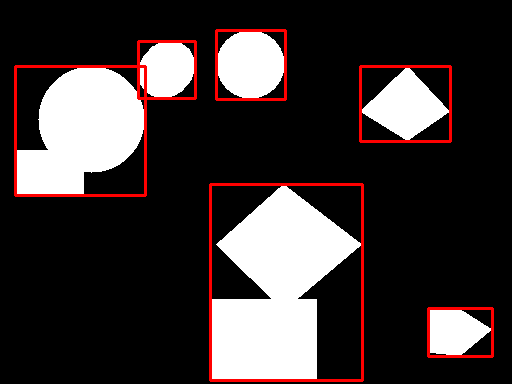
#> input picture output_images/simple/detected_mask.png, 512 x 384 px
$ python object_detector_simple.py -m output_images/simple/detected_mask.png -i output_images/simple/detected_mask.png
#> lines starting #> are read from the running program, lines starting #| are printed output that depends on the picture; after the words box and inside, x2 and y2 are one past the last pixel; in counts of white or black regions, pixels touching at a corner belong together
import os
import argparse
import cv2
import numpy as np
from skimage import measure


def detect_from_mask(mask_path, image_path=None, out_path="output_images/simple/detected_mask.png", min_area=20):
    """
    Extracts bounding boxes from a binary segmentation mask using Connected Component Labeling.
    """
#> called with mask_path = 'output_images/simple/detected_mask.png', image_path = 'output_images/simple/detected_mask.png', out_path = 'output_images/simple/detected_mask.png', min_area = 20
    if not os.path.isfile(mask_path):
        raise FileNotFoundError(f"Mask file not found: {mask_path}")

    # Read mask as grayscale
    mask = cv2.imread(mask_path, cv2.IMREAD_GRAYSCALE)
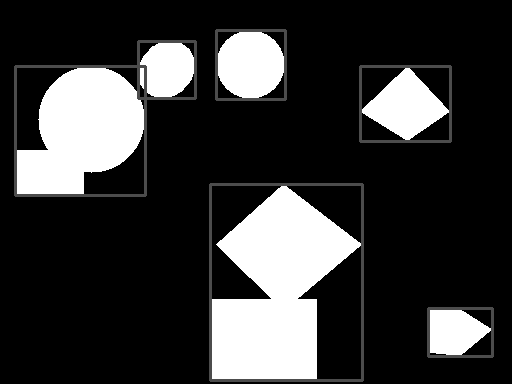
#> mask: shape (384, 512); min 0, max 255, mean 54.7
    if mask is None:
        raise ValueError(f"Could not read mask image from '{mask_path}'.")

    # Ensure binary format (0 or 1)
    mask_bin = (mask > 0).astype(np.uint8)
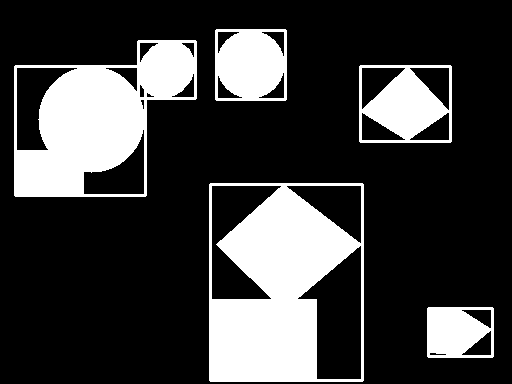
#> mask_bin: shape (384, 512); values 0 (black) and 1 (white), 23.9% white; 5 white regions

    # Connected component labeling (8-connectivity)
    labels = measure.label(mask_bin, connectivity=2)
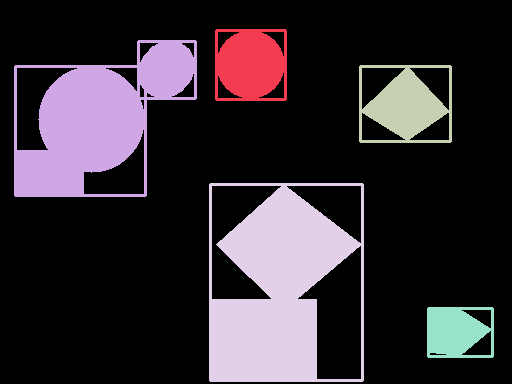
#> labels: shape (384, 512) int64; 6 distinct labels, from 0 to 5; one colour per label, 0 black
    props = measure.regionprops(labels)
#> props = 5 regions; box (x1, y1, x2, y2) and area: (209, 183, 364, 382) 19603, (14, 40, 197, 197) 15770, (215, 29, 287, 101) 4411, (359, 65, 452, 143) 4361, (427, 307, 494, 358) 2757

    # Base image for drawing bounding boxes
    if image_path is None:
        img = cv2.cvtColor(mask_bin * 255, cv2.COLOR_GRAY2BGR)
    else:
        if not os.path.isfile(image_path):
            raise FileNotFoundError(f"Image file not found: {image_path}")
        img = cv2.imread(image_path)
#> img is the input picture: shape (384, 512, 3); mean B, G, R 52, 52, 60.8
        if img is None:
            raise ValueError(f"Could not read image from '{image_path}'.")

    boxes = []
    for p in props:
        if p.area < min_area:
            continue
        minr, minc, maxr, maxc = p.bbox
        w = maxc - minc
        h = maxr - minr
        boxes.append((minc, minr, w, h))

        # Draw red bounding box (BGR: (0, 0, 255))
        cv2.rectangle(img, (minc, minr), (maxc, maxr), (0, 0, 255), 2)
#> this loop made 5 passes
#> (minr, minc, maxr, maxc, w, h) on passes 1 to 5: (29, 215, 101, 287, 72, 72), (40, 14, 197, 197, 183, 157), (65, 359, 143, 452, 93, 78), (183, 209, 382, 364, 155, 199), (307, 427, 358, 494, 67, 51)
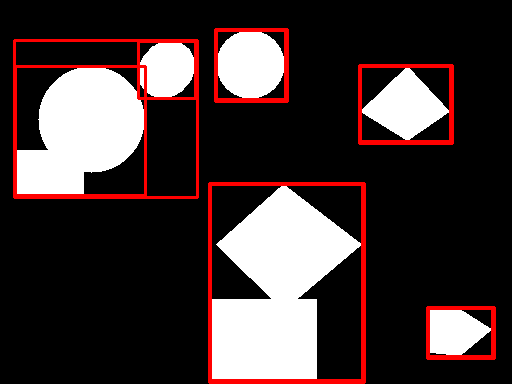
#> img: shape (384, 512, 3); 1.97% of pixels changed, all inside (x1, y1, x2, y2) = (13, 28, 496, 384)
#> after the loop, boxes = [(215, 29, 72, 72), (14, 40, 183, 157), (359, 65, 93, 78), (209, 183, 155, 199), (427, 307, 67, 51)]

    # Ensure output directory exists
    out_dir = os.path.dirname(out_path)
    if out_dir:
        os.makedirs(out_dir, exist_ok=True)

    success = cv2.imwrite(out_path, img)
    if not success:
        raise IOError(f"Failed to write output image to '{out_path}'.")

    print(f"Detected {len(boxes)} object(s).")
#| Detected 5 object(s).
    print(f"Saved result to: {out_path}")
    return boxes


def main():
    parser = argparse.ArgumentParser(description="Detect objects from binary mask using Connected Component Labeling.")
    parser.add_argument("--mask", "-m", required=True, help="Path to binary mask image.")
    parser.add_argument("--image", "-i", required=False, default=None, help="Optional path to original RGB image.")
    parser.add_argument(
        "--out",
        "-o",
        default="output_images/simple/detected_mask.png",
        help="Path to save annotated output image (default: output_images/simple/detected_mask.png).",
    )
    parser.add_argument("--min-area", type=int, default=20, help="Minimum connected component area (default: 20).")
    args = parser.parse_args()

    detect_from_mask(args.mask, args.image, args.out, min_area=args.min_area)


if __name__ == "__main__":
    main()
